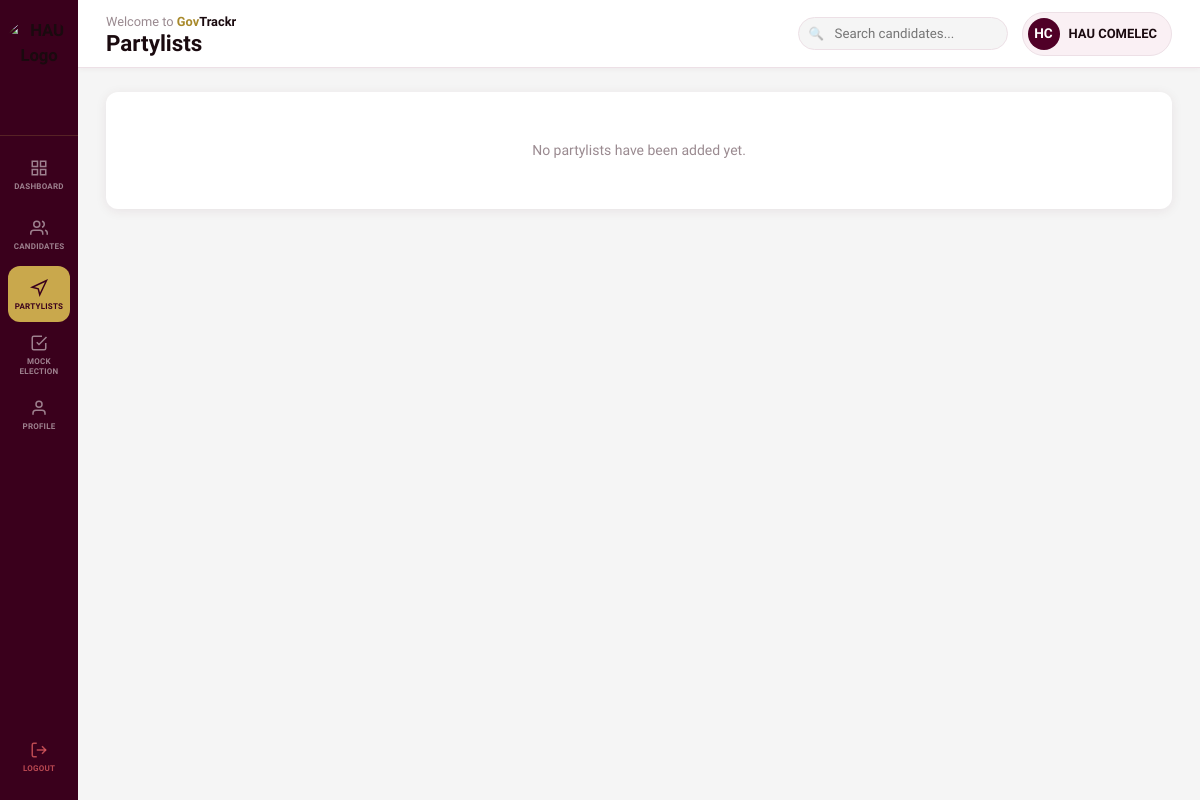
The page /partylists.php (signed in) on the database as committed earlier.
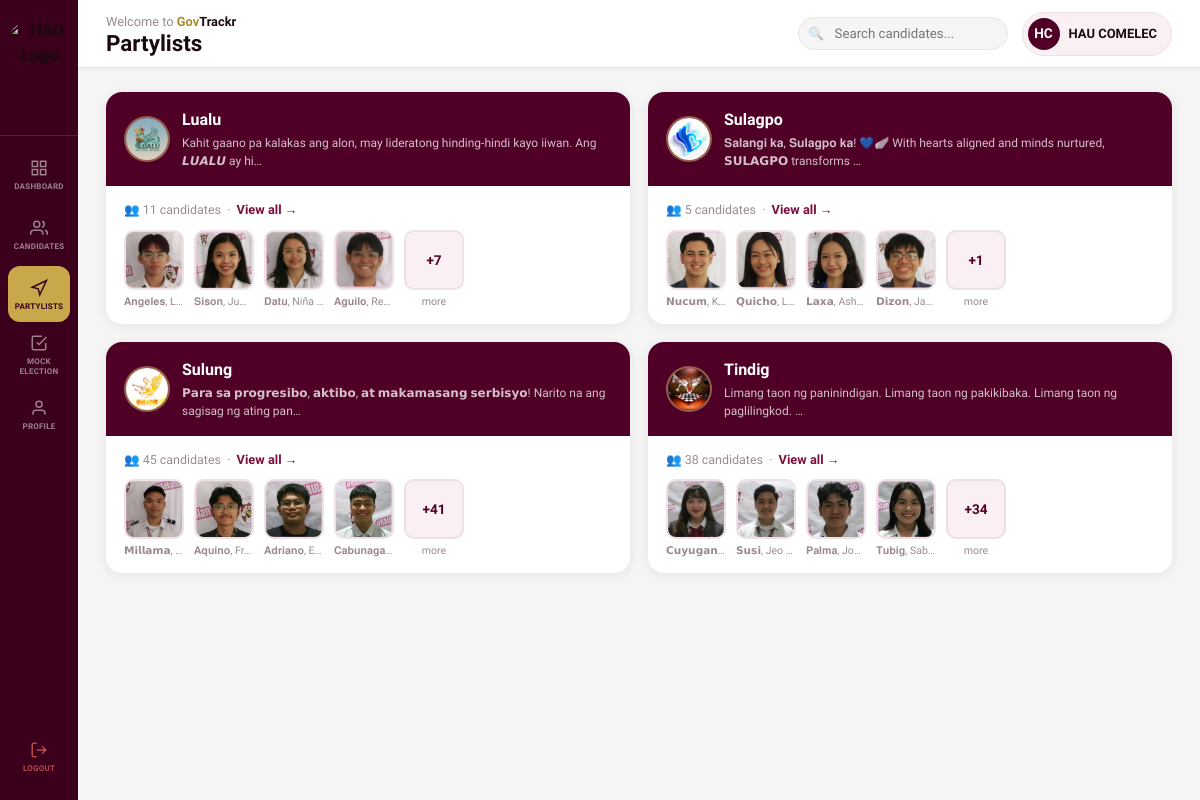
The same page on the database as committed later.
### tables this page shows
CREATE TABLE `partylists` (
  `id` int(11) NOT NULL AUTO_INCREMENT,
  `name` varchar(120) NOT NULL,
  `description` text DEFAULT NULL,
  `logo` varchar(255) DEFAULT NULL,
  `created_at` timestamp NOT NULL DEFAULT current_timestamp(),
  PRIMARY KEY (`id`)
);

CREATE TABLE `candidates` (
  `id` int(11) NOT NULL AUTO_INCREMENT,
  `full_name` varchar(150) NOT NULL,
  `position` varchar(100) NOT NULL,
  `college` varchar(150) DEFAULT NULL,
  `partylist_id` int(11) DEFAULT NULL,
  `photo` varchar(255) DEFAULT NULL,
  `bio` text DEFAULT NULL,
  `platform` text DEFAULT NULL,
  `year_level` varchar(20) DEFAULT NULL,
  `course` varchar(100) DEFAULT NULL,
  `created_at` timestamp NOT NULL DEFAULT current_timestamp(),
  PRIMARY KEY (`id`),
  KEY `partylist_id` (`partylist_id`)
);

### includes/positions.php (called while the page is built, shortened)
<?php
function position_field_expr(string $col = 'c.position'): string {
    $escaped = array_map(fn($p) => "'" . addslashes($p) . "'", POSITION_ORDER);
    return "FIELD($col, " . implode(',', $escaped) . ")";
}

### partylists.php (the view, shortened to what this page needs)
<?php
require_once 'includes/positions.php';
$activePage = 'partylists';
$pageTitle  = 'Partylists';
$conn = getDatabaseConnection();
$partylists = $conn->query("
    SELECT p.*, COUNT(c.id) AS member_count
    FROM   partylists p
    LEFT JOIN candidates c ON c.partylist_id = p.id
    GROUP BY p.id
    ORDER BY p.name
");
?>
<!DOCTYPE html>
<html lang="en">
<head>
    <link rel="stylesheet" href="css/styles.css">
</head>
<body class="dash-body">
<?php include 'includes/sidebar.php'; ?>
<div style="flex:1; display:flex; flex-direction:column;">
    <?php include 'includes/topbar.php'; ?>
    <main class="dash-content">
    <?php if (isset($pl)): ?>
    <a href="partylists.php" class="btn btn-outline btn-sm" style="align-self:flex-start;">← Back to Partylists</a>
    <div class="card" style="background:var(--purple-dark); color:#fff; padding:32px; border-bottom:4px solid var(--gold);">
        <div style="display:flex; align-items:center; gap:24px; flex-wrap:wrap;">
            <?php if ($pl['logo']): ?>
                <img src="<?= htmlspecialchars($pl['logo']) ?>" alt=""
                     style="width:90px;height:90px;border-radius:50%;object-fit:cover;border:3px solid var(--gold);flex-shrink:0;">
            <?php else: ?>
                <div style="width:90px;height:90px;border-radius:50%;background:rgba(255,255,255,.15);display:flex;align-items:center;justify-content:center;font-size:2.5rem;border:3px solid var(--gold);flex-shrink:0;">🏛️</div>
            <?php endif; ?>
            <div style="flex:1;">
                <h2 style="font-size:1.8rem; font-weight:900; margin-bottom:6px;"><?= htmlspecialchars($pl['name']) ?></h2>
                <?php if ($pl['description']): ?>
                <p style="opacity:.85; font-size:.95rem; line-height:1.7;"><?= nl2br(htmlspecialchars($pl['description'])) ?></p>
                <?php endif; ?>
                <p style="margin-top:10px; font-size:.82rem; opacity:.65;">
                    <?= count($members) ?> candidate<?= count($members) !== 1 ? 's' : '' ?>
                </p>
            </div>
        </div>
    </div>
    <?php if (empty($members)): ?>
    <div class="card" style="text-align:center; padding:40px; color:var(--muted);">
        No candidates have been filed under this partylist yet.
    </div>
    <?php else:
        $grouped = [];
        foreach ($members as $m) {
            $key = $m['college'] ?: 'University-Wide';
            $grouped[$key][] = $m;
        }
        uksort($grouped, function($a, $b) {
            if ($a === 'University-Wide') return -1;
            if ($b === 'University-Wide') return  1;
            return strcmp($a, $b);
        });
    ?>
    <?php foreach ($grouped as $group_name => $group_members): ?>
    <div>
        <h3 style="font-size:.78rem; font-weight:700; text-transform:uppercase; letter-spacing:.08em;
                   color:var(--purple-light); padding-bottom:8px; border-bottom:2px solid var(--gold);
                   margin-bottom:16px;">
            <?= htmlspecialchars($group_name) ?>
        </h3>
        <div class="candidate-grid">
            <?php foreach ($group_members as $m): ?>
            <a href="candidates.php?id=<?= $m['id'] ?>" class="candidate-card">
                <?php if ($m['photo']): ?>
                    <img src="<?= htmlspecialchars($m['photo']) ?>" alt="" class="photo">
                <?php else: ?>
                    <div class="photo">👤</div>
                <?php endif; ?>
                <div class="info">
                    <div class="name"><?= htmlspecialchars($m['full_name']) ?></div>
                    <div class="position"><?= htmlspecialchars($m['position']) ?></div>
                    <?php if ($m['year_level'] || $m['course']): ?>
                    <div style="font-size:.75rem; color:var(--muted); margin-top:2px;">
                        <?= htmlspecialchars(trim(($m['year_level'] ? $m['year_level'] . ' · ' : '') . ($m['course'] ?? ''))) ?>
                    </div>
                    <?php endif; ?>
                </div>
            </a>
            <?php endforeach; ?>
        </div>
    </div>
    <?php endforeach; ?>
    <?php endif; ?>
    <?php else: ?>
    <?php if ($partylists->num_rows === 0): ?>
    <div class="card" style="text-align:center; padding:48px; color:var(--muted);">
        No partylists have been added yet.
    </div>
    <?php else: ?>
    <div class="grid-2">
        <?php while ($item = $partylists->fetch_assoc()): ?>
        <?php
        $preview = $conn->query("
            SELECT c.id, c.full_name, c.position, c.photo
            FROM   candidates c
            WHERE  c.partylist_id = {$item['id']}
            ORDER BY " . position_field_expr('c.position') . ", c.full_name
            LIMIT 4
        ");
        ?>
        <a href="partylists.php?id=<?= $item['id'] ?>" class="partylist-card"
           style="text-decoration:none; cursor:pointer; transition:box-shadow .2s;"
           onmouseover="this.style.boxShadow='0 8px 32px rgba(80,0,39,.18)'"
           onmouseout="this.style.boxShadow=''">
            <div class="pl-header">
                <?php if ($item['logo']): ?>
                    <img src="<?= htmlspecialchars($item['logo']) ?>" alt="" class="pl-logo">
                <?php else: ?>
                    <div class="pl-logo" style="font-size:1.8rem;">🏛️</div>
                <?php endif; ?>
                <div>
                    <div class="pl-name"><?= htmlspecialchars($item['name']) ?></div>
                    <?php if ($item['description']): ?>
                    <div class="pl-desc"><?= htmlspecialchars(mb_strimwidth($item['description'], 0, 90, '…')) ?></div>
                    <?php endif; ?>
                </div>
            </div>
            <div class="pl-body">
                <p class="pl-members-count">
                    👥 <?= $item['member_count'] ?> candidate<?= $item['member_count'] !== 1 ? 's' : '' ?>
                    &nbsp;·&nbsp; <span style="color:var(--purple-mid); font-size:.8rem; font-weight:600;">View all →</span>
                </p>
                <?php if ($preview->num_rows > 0): ?>
                <div style="display:flex; flex-wrap:wrap; gap:10px;">
                    <?php while ($m = $preview->fetch_assoc()): ?>
                    <div class="mini-cand" style="pointer-events:none;">
                        <?php if ($m['photo']): ?>
                            <img src="<?= htmlspecialchars($m['photo']) ?>" alt="" class="mc-photo">
                        <?php else: ?>
                            <div class="mc-photo">👤</div>
                        <?php endif; ?>
                        <span class="mc-name"><?= htmlspecialchars($m['full_name']) ?></span>
                    </div>
                    <?php endwhile; ?>
                    <?php if ($item['member_count'] > 4): ?>
                    <div class="mini-cand" style="pointer-events:none;">
                        <div class="mc-photo" style="background:var(--purple-soft); font-size:.85rem; font-weight:700; color:var(--purple-dark);">
                            +<?= $item['member_count'] - 4 ?>
                        </div>
                        <span class="mc-name">more</span>
                    </div>
                    <?php endif; ?>
                </div>
                <?php else: ?>
                <p style="color:var(--muted); font-size:.88rem;">No candidates yet.</p>
                <?php endif; ?>
            </div>
        </a>
        <?php endwhile; ?>
    </div>
    <?php endif; ?>
    <?php endif; ?>
    </main>
</div>
</body>
</html>

### includes/sidebar.php (shortened to what this page needs)
<?php
$pages = [
    'dashboard'     => ['label' => 'Dashboard',    'href' => '/govtrackr/dashboard.php',     'icon' => '<svg viewBox="0 0 24 24" fill="none" stroke="currentColor" stroke-width="2"><rect x="3" y="3" width="7" height="7"/><rect x="14" y="3" width="7" height="7"/><rect x="3" y="14" width="7" height="7"/><rect x="14" y="14" width="7" height="7"/></svg>'],
    'candidates'    => ['label' => 'Candidates',   'href' => '/govtrackr/candidates.php',    'icon' => '<svg viewBox="0 0 24 24" fill="none" stroke="currentColor" stroke-width="2"><path d="M17 21v-2a4 4 0 0 0-4-4H5a4 4 0 0 0-4 4v2"/><circle cx="9" cy="7" r="4"/><path d="M23 21v-2a4 4 0 0 0-3-3.87"/><path d="M16 3.13a4 4 0 0 1 0 7.75"/></svg>'],
    'partylists'    => ['label' => 'Partylists',   'href' => '/govtrackr/partylists.php',    'icon' => '<svg viewBox="0 0 24 24" fill="none" stroke="currentColor" stroke-width="2"><polygon points="3 11 22 2 13 21 11 13 3 11"/></svg>'],
    'mock-election' => ['label' => 'Mock Election','href' => '/govtrackr/mock_election.php', 'icon' => '<svg viewBox="0 0 24 24" fill="none" stroke="currentColor" stroke-width="2"><path d="M9 11l3 3L22 4"/><path d="M21 12v7a2 2 0 0 1-2 2H5a2 2 0 0 1-2-2V5a2 2 0 0 1 2-2h11"/></svg>'],
    'profile'       => ['label' => 'Profile',      'href' => '/govtrackr/profile.php',       'icon' => '<svg viewBox="0 0 24 24" fill="none" stroke="currentColor" stroke-width="2"><path d="M20 21v-2a4 4 0 0 0-4-4H8a4 4 0 0 0-4 4v2"/><circle cx="12" cy="7" r="4"/></svg>'],
];
$active = $activePage ?? '';
?>
<head>
</head>
<aside class="sidebar">
    <div class="sidebar-brand">
        <div class="hau-logo">
            <img src="https://www.hau.edu.ph/images/logo-circle.png" alt="HAU Logo">
        </div>
    </div>
    <nav class="sidebar-nav">
        <?php foreach ($pages as $key => $p): ?>
        <a href="<?= $p['href'] ?>"
           class="nav-item <?= $active === $key ? 'active' : '' ?>"
           title="<?= $p['label'] ?>">
            <span class="nav-icon"><?= $p['icon'] ?></span>
            <span class="nav-label"><?= $p['label'] ?></span>
        </a>
        <?php endforeach; ?>
    </nav>
    <a href="/govtrackr/logout.php" class="nav-item nav-logout" title="Logout">
        <span class="nav-icon">
            <svg viewBox="0 0 24 24" fill="none" stroke="currentColor" stroke-width="2">
                <path d="M9 21H5a2 2 0 0 1-2-2V5a2 2 0 0 1 2-2h4"/>
                <polyline points="16 17 21 12 16 7"/>
                <line x1="21" y1="12" x2="9" y2="12"/>
            </svg>
        </span>
        <span class="nav-label">Logout</span>
    </a>
</aside>

### includes/topbar.php (shortened to what this page needs)
<?php
$pageTitle = $pageTitle ?? 'GovTrackr';
$userName  = $_SESSION['user_name'] ?? 'Student';
$userPic   = $_SESSION['profile_pic'] ?? '';
$parts    = explode(' ', trim($userName));
$initials = strtoupper(substr($parts[0], 0, 1) . (isset($parts[1]) ? substr($parts[1], 0, 1) : ''));
?>
<head>
</head>
<header class="topbar">
    <div class="topbar-left">
        <p class="topbar-welcome">Welcome to <span class="brand-gov">Gov</span><span class="brand-trackr">Trackr</span></p>
        <h1 class="topbar-title"><?= htmlspecialchars($pageTitle) ?></h1>
    </div>
    <div class="topbar-right">
        <form method="GET" action="/govtrackr/candidates.php" class="search-form">
            <input type="text" name="search" placeholder="Search candidates..."
                   class="search-input" value="<?= htmlspecialchars($_GET['search'] ?? '') ?>">
        </form>
        <a href="/govtrackr/profile.php" class="user-chip">
            <?php if ($userPic): ?>
                <img src="<?= htmlspecialchars($userPic) ?>" alt="avatar" class="user-avatar-img">
            <?php else: ?>
                <div class="user-avatar-icon"><?= $initials ?></div>
            <?php endif; ?>
            <div class="user-chip-info">
                <strong><?= htmlspecialchars($userName) ?></strong>
            </div>
        </a>
    </div>
</header>

Rows that differ between the two databases and show on the page:
added partylists: logo (picture), name "Lualu", description "Kahit gaano pa kalakas ang alon, may lideratong hinding-hindi kayo iiwan. Ang 𝙇𝙐𝘼𝙇𝙐 ay hi…", member_count "11", member_count "7"
added candidates: photo (picture), full_name "𝐀𝐧𝐠𝐞𝐥𝐞𝐬, L…", shown under "Lualu"
added candidates: photo (picture), full_name "𝐒𝐢𝐬𝐨𝐧, Ju…", shown under "Lualu"
added candidates: photo (picture), full_name "𝐃𝐚𝐭𝐮, Niña…", shown under "Lualu"
added candidates: photo (picture), full_name "𝐀𝐠𝐮𝐢𝐥𝐨, Re…", shown under "Lualu"
added partylists: logo (picture), name "Sulagpo", description "𝐒𝐚𝐥𝐚𝐧𝐠𝐢 𝐤𝐚, 𝐒𝐮𝐥𝐚𝐠𝐩𝐨 𝐤𝐚! 💙🪽 With hearts aligned and minds nurtured, 𝗦𝗨𝗟𝗔𝗚𝗣𝗢 transforms …", member_count "5", member_count "1"
added candidates: photo (picture), full_name "𝗡𝘂𝗰𝘂𝗺, K…", shown under "Sulagpo"
added candidates: photo (picture), full_name "𝗤𝘂𝗶𝗰𝗵𝗼, L…", shown under "Sulagpo"
added candidates: photo (picture), full_name "𝗟𝗮𝘅𝗮, Ash…", shown under "Sulagpo"
added candidates: photo (picture), full_name "𝗗𝗶𝘇𝗼𝗻, Ja…", shown under "Sulagpo"
added partylists: logo (picture), name "Sulung", description "𝗣𝗮𝗿𝗮 𝘀𝗮 𝗽𝗿𝗼𝗴𝗿𝗲𝘀𝗶𝗯𝗼, 𝗮𝗸𝘁𝗶𝗯𝗼, 𝗮𝘁 𝗺𝗮𝗸𝗮𝗺𝗮𝘀𝗮𝗻𝗴 𝘀𝗲𝗿𝗯𝗶𝘀𝘆𝗼! Narito na ang sagisag ng ating pan…", member_count "45", member_count "41"
added candidates: photo (picture), full_name "𝗠𝗶𝗹𝗹𝗮𝗺𝗮,…", shown under "Sulung"
added candidates: photo (picture), full_name "𝐀𝐪𝐮𝐢𝐧𝐨, Fr…", shown under "Sulung"
added candidates: photo (picture), full_name "𝐀𝐝𝐫𝐢𝐚𝐧𝐨, E…", shown under "Sulung"
added candidates: photo (picture), full_name "𝐂𝐚𝐛𝐮𝐧𝐚𝐠𝐚…", shown under "Sulung"
added partylists: logo (picture), name "Tindig", description "Limang taon ng paninindigan. Limang taon ng pakikibaka. Limang taon ng paglilingkod. …", member_count "38", member_count "34"
added candidates: photo (picture), full_name "𝗖𝘂𝘆𝘂𝗴𝗮𝗻…", shown under "Tindig"
added candidates: photo (picture), full_name "𝗦𝘂𝘀𝗶, Jeo…", shown under "Tindig"
added candidates: photo (picture), full_name "𝐏𝐚𝐥𝐦𝐚, Jo…", shown under "Tindig"
added candidates: photo (picture), full_name "𝐓𝐮𝐛𝐢𝐠, Sab…", shown under "Tindig"
Other text that changed with them:
text no longer shown: "No partylists have been added yet."
